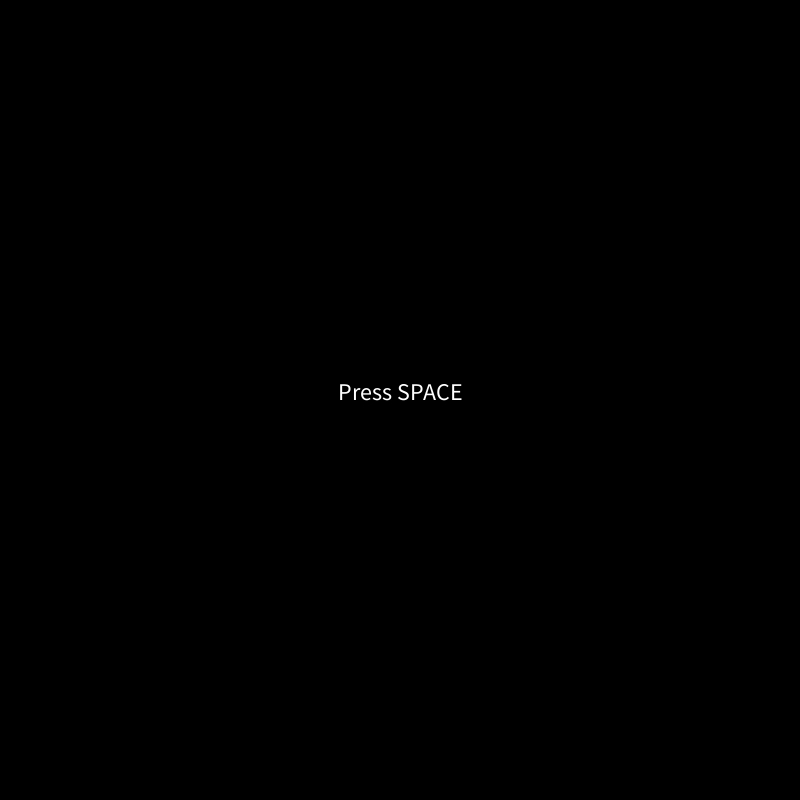
Frame 1 (no input)
Frame 60 (the mouse pressed at the canvas centre just before this capture): identical to frame 1, image omitted
Frame 120 (the mouse held since frame 60 and released just before this capture): identical to frame 1, image omitted

The Processing sketch that drew this single still picture (run headless with seeded random() and noise(); from frame 60 on, the mouse is pressed at the canvas centre):

// Processing sketch: sketch_3_6_PONG
// ── sketch_3_6_PONG.pde
//Pong App 1 Spieler
boolean mainMenu = true;

int bx;
int by;
int bsize = 20;

int ballXSpeed = 1;
int ballYSpeed = 1;

int px;
int py;
int psize = 100;

void setup(){
  size(800,800);
  py = height-15;
  px = width / 2;
  bx = width / 2;
  by = height / 2;
  
  frameRate(160);
}

void draw(){
  if (mainMenu){
    background(0);
    textAlign(CENTER);
    fill(255);
    strokeWeight(3);
    textSize(24);
    text("Press SPACE",width/2,height/2);
    
  }else{
    gameLoop();
  }
}

void gameLoop()
{
  
  moveBall();
  
  
  if (keyPressed){
    if (keyCode == RIGHT){
    px++;
    }if (keyCode == LEFT){px--;}
  }
  
  background(0);
  
  
  fill(253);
  
  rect(px,py,psize,10);
  rect(bx,by,bsize,bsize);
  
  println("Ball X : ",bx);
  println("Ball Y : ",by);
}
void moveBall(){
  bx += ballXSpeed;
  by += ballYSpeed;
  

    
    if ( px < bx + bsize && px + psize > bx && py ==by + bsize){
      //ballXSpeed *=-1;
      ballYSpeed *=-1;
    }
    if (bx< 0){
    ballXSpeed *=-1;
    bx = 0;
    }
    if (bx +bsize > width){
      ballXSpeed *= -1;
      bx = width-bsize;
    }
    
    if (by < 0){
      by = 0;
      ballYSpeed*= -1;
    }
    
    if (by > height){
      mainMenu = true;
      px = width/2;
      bx = width/2 + (int) random(-width/3,width/3);
      by = height /2;
    }
}

void keyPressed(){
if (key == ' '){
  mainMenu = false;
}
}
